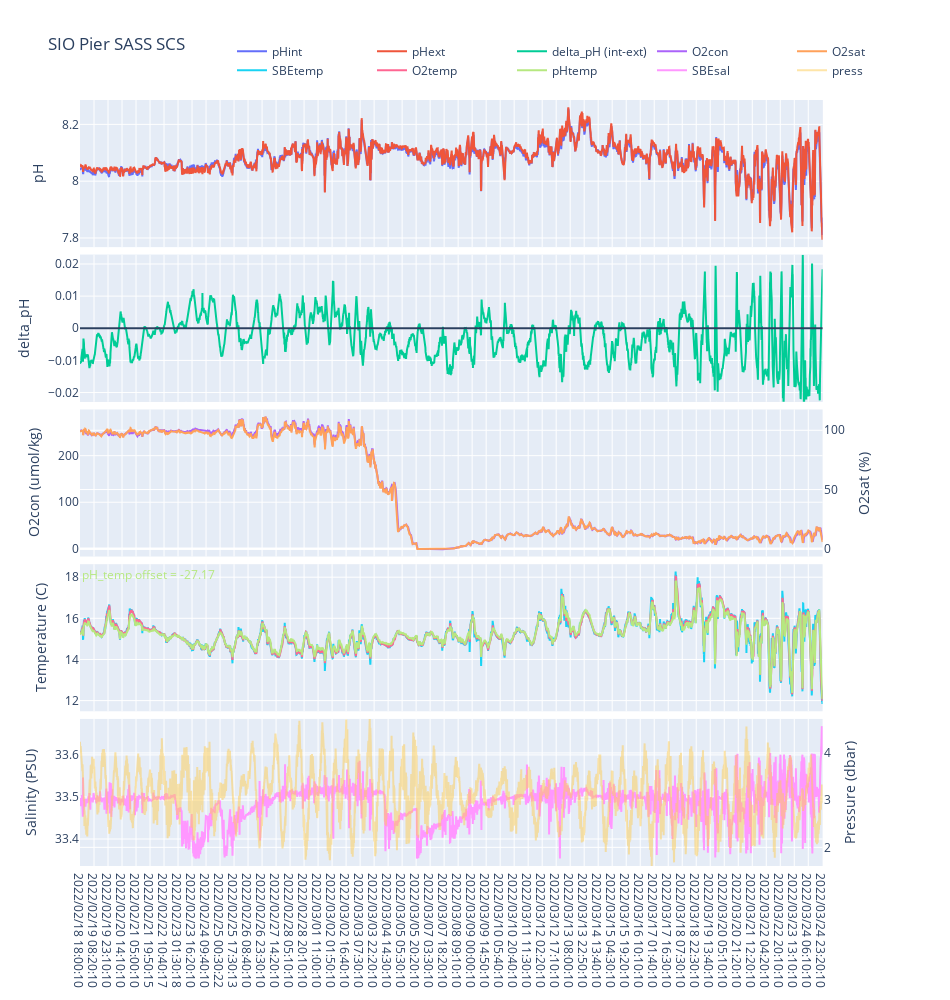

Notebook cell for this chart:
### Code cell
plot_all.plot_all(datetime,pHint_SBE,pHext_SBE,O2_corr,df.O2sat,df.SBEtemp,df.O2temp,df.pHtemp,df.SBEsal,df.press)

### Figure 1 — Plotly figure (JSON) as saved in the notebook; plotly's stock layout.template omitted (floating-point values rounded to 4 significant figures; data arrays with more than 128 entries replaced by an {"elided": "..."} marker saying what was removed)
{"data": [{"name": "pHint", "type": "scatter", "x": {"elided": "4720 str values"}, "xaxis": "x5", "y": {"elided": "4720 float values"}, "yaxis": "y"}, {"name": "pHext", "type": "scatter", "x": {"elided": "4720 str values"}, "xaxis": "x5", "y": {"elided": "4720 float values"}, "yaxis": "y"}, {"name": "delta_pH (int-ext)", "type": "scatter", "x": {"elided": "4720 str values"}, "xaxis": "x5", "y": {"elided": "4720 float values"}, "yaxis": "y3"}, {"name": "O2con", "type": "scatter", "x": {"elided": "4720 str values"}, "xaxis": "x5", "y": {"elided": "4724 float values"}, "yaxis": "y5"}, {"name": "O2sat", "type": "scatter", "x": {"elided": "4720 str values"}, "xaxis": "x5", "y": {"elided": "4720 float values"}, "yaxis": "y6"}, {"name": "SBEtemp", "type": "scatter", "x": {"elided": "4720 str values"}, "xaxis": "x5", "y": {"elided": "4720 float values"}, "yaxis": "y7"}, {"name": "O2temp", "type": "scatter", "x": {"elided": "4720 str values"}, "xaxis": "x5", "y": {"elided": "4720 float values"}, "yaxis": "y7"}, {"name": "pHtemp", "text": ["pH_temp offset"], "textposition": "top center", "type": "scatter", "x": {"elided": "4720 str values"}, "xaxis": "x5", "y": {"elided": "4720 float values"}, "yaxis": "y7"}, {"name": "SBEsal", "type": "scatter", "x": {"elided": "4720 str values"}, "xaxis": "x5", "y": {"elided": "4720 float values"}, "yaxis": "y9"}, {"name": "press", "opacity": 0.5, "type": "scatter", "x": {"elided": "4720 str values"}, "xaxis": "x5", "y": {"elided": "4720 float values"}, "yaxis": "y10"}], "layout": {"annotations": [{"font": {"color": "#B6E880", "size": 12}, "showarrow": false, "text": "pH_temp offset = -27.17", "textangle": 0, "x": 0, "xanchor": "left", "xref": "paper", "y": 0.38, "yref": "paper"}], "height": 1000, "hovermode": "x unified", "legend": {"orientation": "h", "x": 1, "xanchor": "right", "y": 1.02, "yanchor": "bottom"}, "shapes": [{"type": "line", "x0": 0, "x1": 1, "xref": "x2 domain", "y0": 0, "y1": 0, "yref": "y3"}, {"type": "line", "x0": "2022/02/18 18:04:14", "x1": "2022/02/18 18:04:14", "xref": "x", "y0": 0, "y1": 1, "yref": "y domain"}, {"type": "line", "x0": "2022/02/18 18:04:14", "x1": "2022/02/18 18:04:14", "xref": "x2", "y0": 0, "y1": 1, "yref": "y3 domain"}], "title": {"text": "SIO Pier SASS SCS"}, "width": 950, "xaxis": {"anchor": "y", "domain": [0, 0.94], "matches": "x5", "showticklabels": false}, "xaxis2": {"anchor": "y3", "domain": [0, 0.94], "matches": "x5", "showticklabels": false}, "xaxis3": {"anchor": "y5", "domain": [0, 0.94], "matches": "x5", "showticklabels": false}, "xaxis4": {"anchor": "y7", "domain": [0, 0.94], "matches": "x5", "showticklabels": false}, "xaxis5": {"anchor": "y9", "domain": [0, 0.94]}, "yaxis": {"anchor": "x", "domain": [0.808, 1], "title": {"text": "pH"}}, "yaxis10": {"anchor": "x5", "overlaying": "y9", "range": [1.605, 4.72], "side": "right", "title": {"text": "Pressure (dbar)"}}, "yaxis2": {"anchor": "x", "overlaying": "y", "side": "right"}, "yaxis3": {"anchor": "x2", "domain": [0.606, 0.798], "range": [-0.02288, 0.02288], "title": {"text": "delta_pH"}}, "yaxis4": {"anchor": "x2", "overlaying": "y3", "range": [-0.02288, 0.02288], "side": "right"}, "yaxis5": {"anchor": "x3", "domain": [0.404, 0.596], "title": {"text": "O2con (umol/kg)"}}, "yaxis6": {"anchor": "x3", "overlaying": "y5", "side": "right", "title": {"text": "O2sat (%)"}}, "yaxis7": {"anchor": "x4", "domain": [0.202, 0.394], "title": {"text": "Temperature (C)"}}, "yaxis8": {"anchor": "x4", "overlaying": "y7", "side": "right"}, "yaxis9": {"anchor": "x5", "domain": [0, 0.192], "title": {"text": "Salinity (PSU)"}}}}
